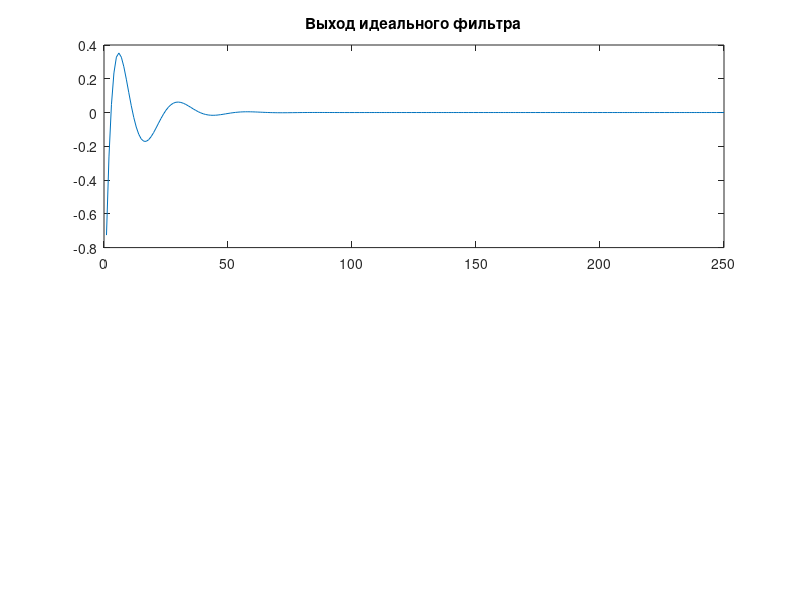

MATLAB code to generate this figure: (Note: this script raises an error after producing the figure.)
clear all;
close all;
clc;

b = [
    0.726011405720693336895976699452148750424
   -2.904045622882773347583906797808595001698
    4.356068434324160243420465121744200587273
   -2.904045622882773347583906797808595001698
    0.726011405720693336895976699452148750424
    ];

a = [
   1                                        
  -3.36224561071794258992895265691913664341 
   4.282318762300961978439772792626172304153
  -2.444525530046319783394892510841600596905
   0.52709258846586859448279938078485429287 
];


%Ввод значения размерной сетки и количества бит под число  
n=17;  %
N=n+1+3; % количество бит под число


%Массива, хранящие данные о задержках для входа и выхода
in = zeros(1,5);
out = zeros(1,5);


for i=1:250

    %Алгоритм фильтрации 
    in(1)=-1;
    out(1)=in(1)*b(1)+in(2)*b(2)+in(3)*b(3)+in(4)*b(4)+in(5)*b(5);
    out(1)=out(1)-(out(2)*a(2)+out(3)*a(3)+out(4)*a(4)+out(5)*a(5));

    %Сдвиг с отрицательным шагом (регистор) 
    for j=5:-1:2
        in(j)=in(j-1);
        out(j)=out(j-1);
    end
    
    %запись значений для работы с расчётным фильтром в дальнейшем 
    pryam(i,3)=out(1);

    %Запись значений идеального фильтра
    ideal(i)=out(1);
    
end

%Построение графика идеального фильтра
subplot(2,1,1);
plot(ideal)
title('Выход идеального фильтра')


%Фильтр с целочисленной арифметикой

%Перевод в целочисленную арифметику
b1=floor(b*2^n); 
a1=ceil(a*2^n);

in1 = zeros(1,5);
out1 = zeros(1,5);


for i= 1:1:250
    %Алгоритм фильтра с учётом перевода в прямой код
    in1(1)=(-1)*2^n;
    out1(1)=ceil(floor(in1(1)*b1(1)/2^n)+floor(in1(2)*b1(2)/2^n)+floor(in1(3)*(b1(3))/2^n)+floor(in1(4)*b1(4)/2^n)+floor(in1(5)*b1(5)/2^n));
    out1(1)=out1(1)-ceil((ceil(out1(2)*(a1(2))/2^n)+ceil(out1(3)*a1(3)/2^n)+ceil(out1(4)*(a1(4))/2^n)+ceil(out1(5)*a1(5)/2^n)));
    
    %Выход в прямом коде
    pryam(i,1)=out1(1);
    
    %Выход в вещественном виде
    raschet(i)=out1(1)/2^n; 
    
    %Выход в дополнительном коде
    pryam(i,2)=perevod(out1(1),N); 
    
    %Сдвиг с отрицательным шагом для входа и выхода (регистор)
   for j=5:-1:2
        in1(j)=in1(j-1);
        out1(j)=out1(j-1);
    end
end

%Построение графика расчётного фильтра
subplot(2,1,2)
plot(raschet)
title('Выход расчётного фильтра в прямом коде');

%Отклонение расчётного фильтра
mistake=raschet - ideal;
figure
plot(mistake)
title('Ошибка')

%%%%%%%%%%%%%%%%%%%%%%%%%%%%%%%%%%%%%%%%%%%%%%%%%%%%%%%%%%%%%%%%%%%%%%%%%%%%


%%%%%% Наблюдение за снижением амплитуды синусоиды на частотах среза %%%%%

f=1/9000; %Частота дискретизации (шаг в цикле)
F=800; %Частота синусоиды
A=1; %Амплитуда
time = 0:f:0.1; %Время сигнала
fun = A*sin(F*2*pi*time); %Сигнал синусоиды

%Задаём два массива, хранящие данные задержек для входа и выхода
in_sin = zeros(1,5);
out_sin = zeros(1,5);

%Загоняем данные для фильтрации
for i=1:1:length(fun)
    %Смотрим на схему фильтра и прописываем алгоритм фильтрации (прямая схема)
    in_sin(1)=fun(i);
    out_sin(1)=in_sin(1)*b(1)+in_sin(2)*b(2)+in_sin(3)*b(3)+in_sin(4)*b(4)+in_sin(5)*b(5);
    out_sin(1)=out_sin(1)-(out_sin(2)*a(2)+out_sin(3)*a(3)+out_sin(4)*a(4)+out_sin(5)*a(5));
    %Запись предыдущих значений на входе и выходе
    for j=5:-1:2
        in_sin(j)=in_sin(j-1);
        out_sin(j)=out_sin(j-1);
    end

    %Запись значений идеального фильтра
    ideal_sin(i)=out_sin(1);
    
end

%Построение графика идеального фильтра
figure;
plot(ideal_sin)
title('Выход идеального фильтра с синусоидой');